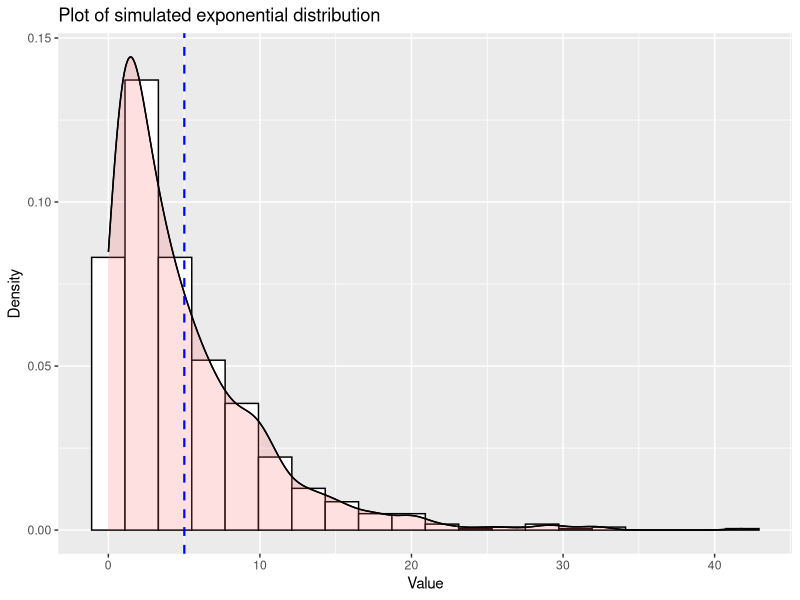
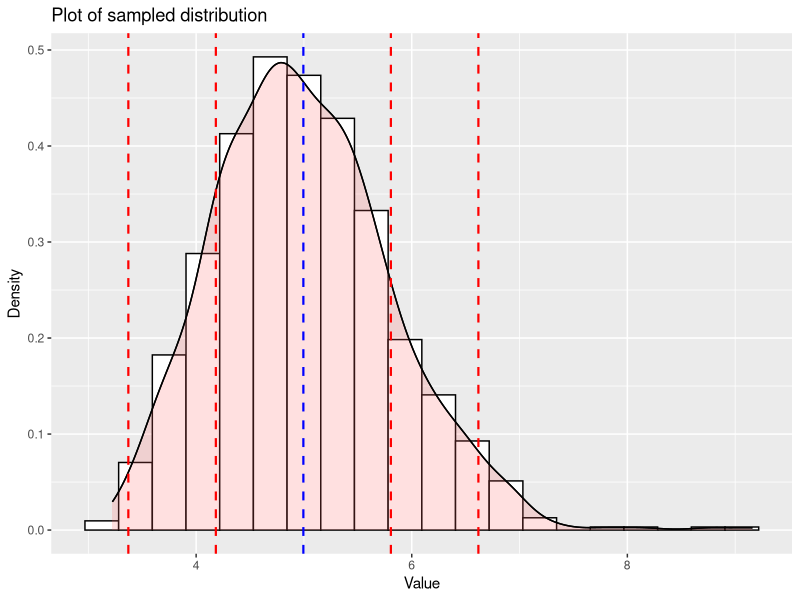
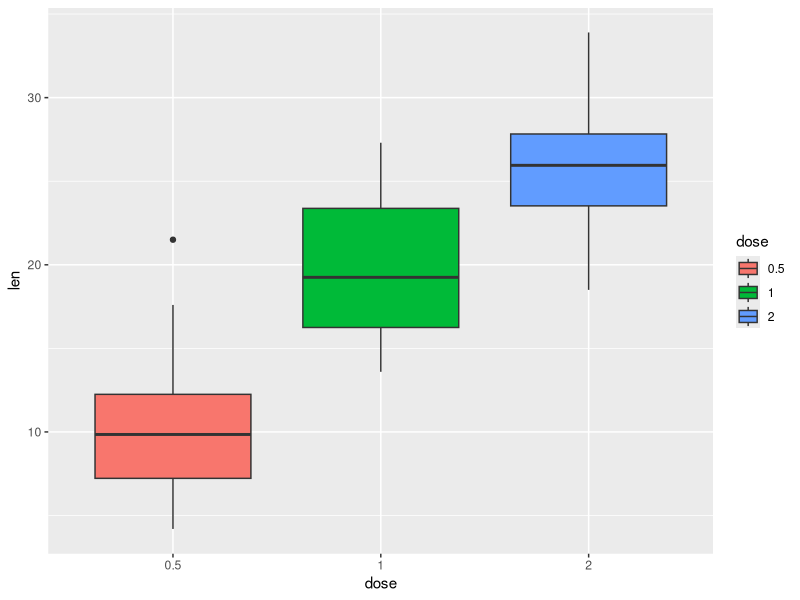

The R source for these figures, in order: (Note: this script raises an error after producing the figures.)
## ---- chunk 1
packages <- c("data.table","dplyr", "ggplot2")
sapply(packages, require, character.only=TRUE, quietly=TRUE)
## ---- chunk 2
knitr::opts_chunk$set(echo = TRUE)
## ---- chunk 3
rate<-0.2
theoretical_mean<-1/rate
theoretical_sd<-1/rate
theoretical_var<- 1 / (rate^2)
theoretical_mean
theoretical_sd
theoretical_var
## ---- chunk 4
# set the constant variables
set.seed(5)
n<-1000
samplingsize<-40
rate<-0.2

#simulate random exponential distribution
exponentialdistribution<-rexp(n,rate)

#calculate mean and variance
med<-mean(exponentialdistribution)
ved<-var(exponentialdistribution)
## ---- chunk 5
#create dataframe
ed<-data_frame(val = exponentialdistribution)

#plot dataframe
plot<-ggplot(data = ed, aes(x = val)) + geom_histogram(aes(y=..density..), bins=20, colour="black", fill = "white") + geom_density(alpha=0.2, fill="#FF6666") + theme(legend.position="none") +  geom_density() +  geom_vline(xintercept = mean(ed$val), linetype="dashed", size = .75, color = "blue") +
labs(title="Plot of simulated exponential distribution", x ="Value", y = "Density")
plot
## ---- chunk 6
summary(exponentialdistribution)
## ---- chunk 7
#sampling from exponentialdistribution
samplemeans = NULL
for (i in 1 : 1000) samplemeans = c(samplemeans, mean(sample(exponentialdistribution, samplingsize, replace=TRUE)))
sam<-data_frame(val = samplemeans)

#calculate mean
meansam<-mean(sam$val)

#plot of distribution
plot<-ggplot(data = sam, aes(x = val)) + geom_histogram(aes(y=..density..), bins=20,colour="black", fill = "white") + geom_density(alpha=0.2, fill="#FF6666") + theme(legend.position="none") +  geom_density() +          geom_vline(xintercept = mean(sam$val), linetype="dashed", size = .75, color = "blue") + 
geom_vline(xintercept = mean(sam$val)+sd(sam$val), linetype="dashed", size = .75, color = "red") +
geom_vline(xintercept = mean(sam$val)+2*sd(sam$val), linetype="dashed", size = .75, color = "red") +
geom_vline(xintercept = mean(sam$val)-sd(sam$val), linetype="dashed", size = .75, color = "red") +
geom_vline(xintercept = mean(sam$val)-2*sd(sam$val), linetype="dashed", size = .75, color = "red") +
ggtitle("Plot of sampling the exponential distribution") +
labs(title="Plot of sampled distribution", x ="Value", y = "Density")
plot
## ---- chunk 8
ToothGrowth$dose <- as.factor(ToothGrowth$dose)
summary(ToothGrowth)
str(ToothGrowth)
# Change box plot colors by groups
p<-ggplot(ToothGrowth, aes(x=dose, y=len, fill=dose)) +
  geom_boxplot()
p
t.test(len ~ dose, paired = FALSE, data = subset(ToothGrowth,(ToothGrowth$dose %in% c(0.5, 1))))
t.test(len ~ dose, paired = FALSE, data = subset(ToothGrowth,(ToothGrowth$dose %in% c(0.5, 2))))
t.test(len ~ dose, paired = FALSE, data = subset(ToothGrowth,(ToothGrowth$dose %in% c(1, 2))))
# Change the position
plot<-ggplot(ToothGrowth, aes(x=supp, y=len, fill=supp)) +
  geom_boxplot()
plot
with(ToothGrowth, shapiro.test(len))
with(ToothGrowth, shapiro.test(len[supp == "OJ"]))
t.test(len ~ supp, paired = FALSE, data = ToothGrowth, var.equal = FALSE)

#plot the OJ distribution
plot<-ggplot(data = subset(ToothGrowth,supp=="OJ"), aes(x = len,  colour="red", fill = "red", alpha=0.1)) + theme(legend.position="none") + geom_density() +  geom_vline(xintercept = median(ToothGrowth$len), size = .75, color = "blue")
plot

#plot the VC distribution
plot<-ggplot(data = subset(ToothGrowth,supp=="VC"), aes(x = len,  colour="red", fill = "red", alpha=0.1)) + theme(legend.position="none") + geom_density() +  geom_vline(xintercept = median(ToothGrowth$len), size = .75, color = "blue")
plot

#plot the dose=0.5 distribution
plot<-ggplot(data = subset(ToothGrowth,dose==0.5), aes(x = len,  colour="red", fill = "red", alpha=0.1)) + theme(legend.position="none") + geom_density() +  geom_vline(xintercept = median(ToothGrowth$len), size = .75, color = "blue")
plot

#plot the dose=1.0 distribution
plot<-ggplot(data = subset(ToothGrowth,dose==1.0), aes(x = len,  colour="red", fill = "red", alpha=0.1)) + theme(legend.position="none") + geom_density() +  geom_vline(xintercept = median(ToothGrowth$len), size = .75, color = "blue")
plot

#plot the dose=2.0 distribution
plot<-ggplot(data = subset(ToothGrowth,dose==2.0), aes(x = len,  colour="red", fill = "red", alpha=0.1)) + theme(legend.position="none") + geom_density() +  geom_vline(xintercept = median(ToothGrowth$len), size = .75, color = "blue")
plot
